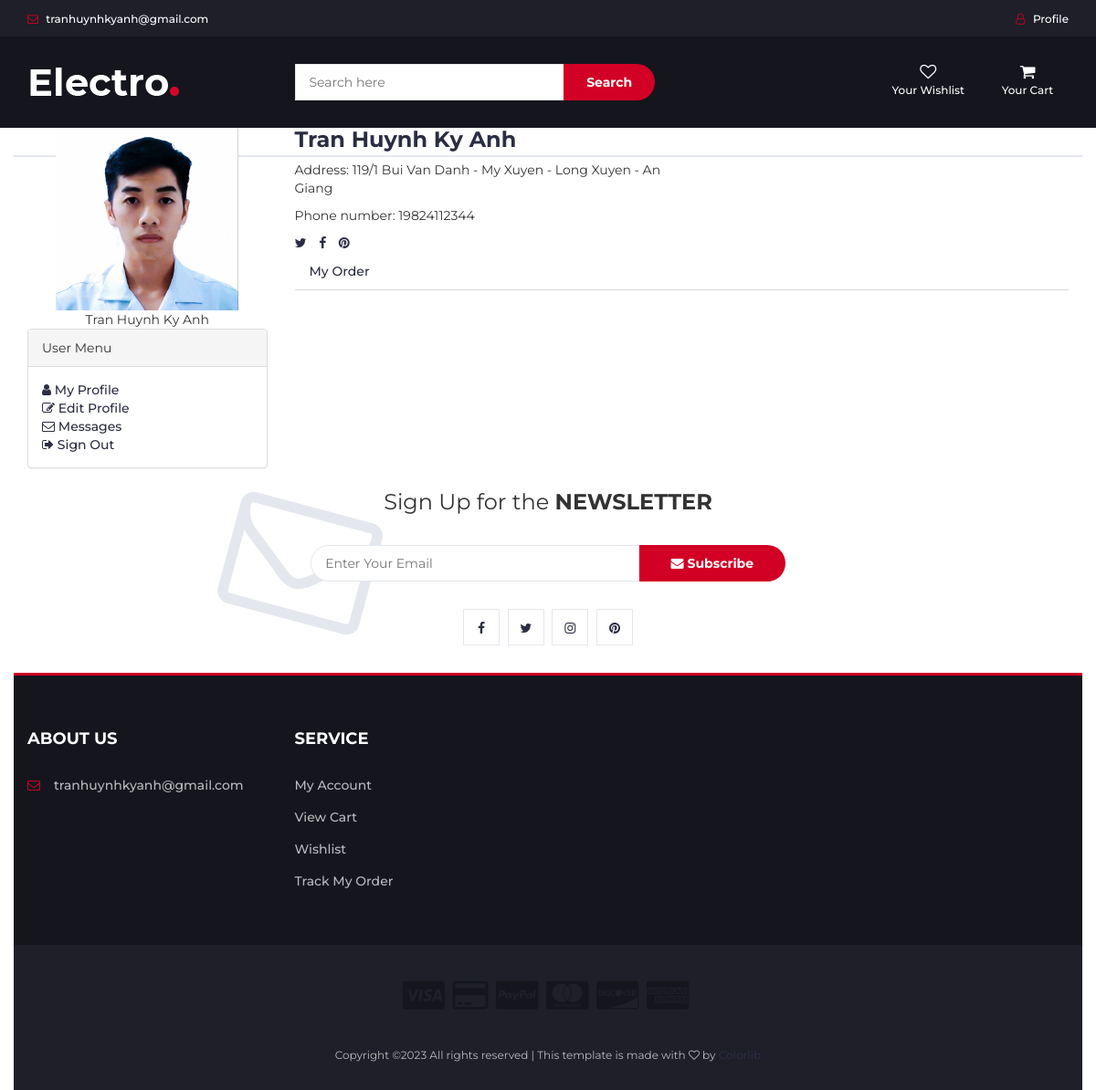
The page /accounts/ (signed in) on the database its author committed.
### userauth/models.py (models this page shows, shortened)
class User(AbstractUser):
    username = models.CharField(max_length=100)
    email = models.EmailField(unique=True)
    image = models.ImageField(upload_to=user_directory_path,null=True,default="none.jpg")
    USERNAME_FIELD = "email"
    REQUIRED_FIELDS = ['username']

### core/models.py (models this page shows)
class Address(models.Model):
    user = models.ForeignKey(User,on_delete=models.SET_NULL,null=True)
    address = models.CharField(max_length=100,null=True)
    phone = models.BigIntegerField(null=True)
    status = models.BooleanField(default=False)
    class Meta:
        verbose_name_plural = "Address"

### userauth/views.py (the view)
# urls.py: path("",profile_view,name="profile"),
@login_required
def profile_view(request):
    products = {}
    try:
        order = Order.objects.filter(user=request.user).all()
    except:
        order = {}
        item = {}
    user = User.objects.get(id = request.user.id)
    address = Address.objects.filter(user=user).first()
    context = {
        'products' : products,
        'orders': order,
        'user': user,
        'address': address if address else {}
    }
    return render(request,"userauth/profile.html",context)

### templates/userauth/profile.html (shortened to what this page needs)
{%extends "index.html"%}
{%load static%}
{%block body%}
<link href="https://maxcdn.bootstrapcdn.com/font-awesome/4.3.0/css/font-awesome.min.css" rel="stylesheet">
<div class="container">
  <div class="row">
    <div class="col-sm-3">
      <div class="user-profile__avatar shadow-effect text-center">
        {%if user.image%}
          <img width="200" height="200" class="img-responsive center-block" src="{{user.image.url}}" alt>
        {%else%}
          <img width="200" height="200" class="img-responsive center-block" src="{{user.image}}" alt>
        {%endif%}
        {{user.first_name}} {{user.last_name}}
      </div>
      <div class="panel panel-default">
        <div class="panel-heading">
          User Menu
        </div>
        <div class="panel-body">
          <ul>
            <li><a href="#"><i class="fa fa-user"></i> My Profile</a></li>
            <li><a href="{%url 'userauth:profile-update'%}"><i class="fa fa-edit"></i> Edit Profile</a></li>
            <li><a href="{%url 'userauth:chat'%}"><i class="fa fa-envelope-o"></i> Messages</a></li>
            <li><a href="{%url 'userauth:logout' %}"><i class="fa fa-sign-out"></i> Sign Out</a></li>
          </ul>
        </div>
      </div>
    </div>
    <div class="col-sm-9">
      <div class="row">
        <div class="col-sm-6">
          <h3 class="user-profile__title">{{user.first_name}} {{user.last_name}}</h3>
          <p class="user-profile__desc">
            Address: {{address.address}}
          </p>
          <p class="user-profile__desc">
            Phone number: {{address.phone}}
          </p>
          <div class="social">
            <ul class="list-inline">
              <li>
                <a href="#" class="twitter"><i class="fa fa-twitter"></i></a>
              </li>
              <li>
                <a href="#" class="facebook"><i class="fa fa-facebook"></i></a>
              </li>
              <li>
                <a href="#" class="pinterest"><i class="fa fa-pinterest"></i></a>
              </li>
            </ul>
          </div>
        </div>
        <div class="col-sm-6">
        </div>
        <div class="col-sm-12">
          <div class="user-profile__tabs">
            <ul class="nav nav-tabs" role="tablist">
              <li role="presentation" class="">
                <a href="#user-profile__shopping-cart" aria-controls="user-profile__shopping-cart" role="tab" data-toggle="tab" aria-expanded="true">My Order</a>
              </li>
            </ul>
      </div>
    </div>
  </div>
</div>
{%endblock body%}

### static/css/style.css (style rules this page uses)
body { font-family: 'Montserrat', sans-serif; font-weight: 400; color: #333; }
h1, h2, h3, h4, h5, h6 { color: #2B2D42; font-weight: 700; margin: 0 0 10px; }
a { color: #2B2D42; font-weight: 500; -webkit-transition: 0.2s color; transition: 0.2s color; }
ul, ol { margin: 0; padding: 0; list-style: none }

### rows shown on the page
User: image (picture), first_name "Tran Huynh", last_name "Ky Anh"
Address: address "119/1 Bui Van Danh - My Xuyen - Long Xuyen - An Giang", phone "19824112344"
